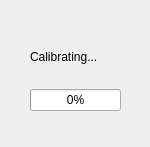
<?xml version="1.0" encoding="UTF-8"?>
<ui version="4.0">
 <class>Template_win</class>
 <widget class="QDialog" name="Template_win">
  <property name="geometry">
   <rect>
    <x>0</x>
    <y>0</y>
    <width>150</width>
    <height>147</height>
   </rect>
  </property>
  <property name="windowTitle">
   <string>Dialog</string>
  </property>
  <widget class="QWidget" name="">
   <property name="geometry">
    <rect>
     <x>30</x>
     <y>30</y>
     <width>91</width>
     <height>81</height>
    </rect>
   </property>
   <layout class="QVBoxLayout" name="verticalLayout">
    <item>
     <widget class="QLabel" name="label">
      <property name="text">
       <string>Calibrating...</string>
      </property>
     </widget>
    </item>
    <item>
     <widget class="QProgressBar" name="progressBar">
      <property name="value">
       <number>0</number>
      </property>
     </widget>
    </item>
   </layout>
  </widget>
 </widget>
 <resources/>
 <connections/>
</ui>
